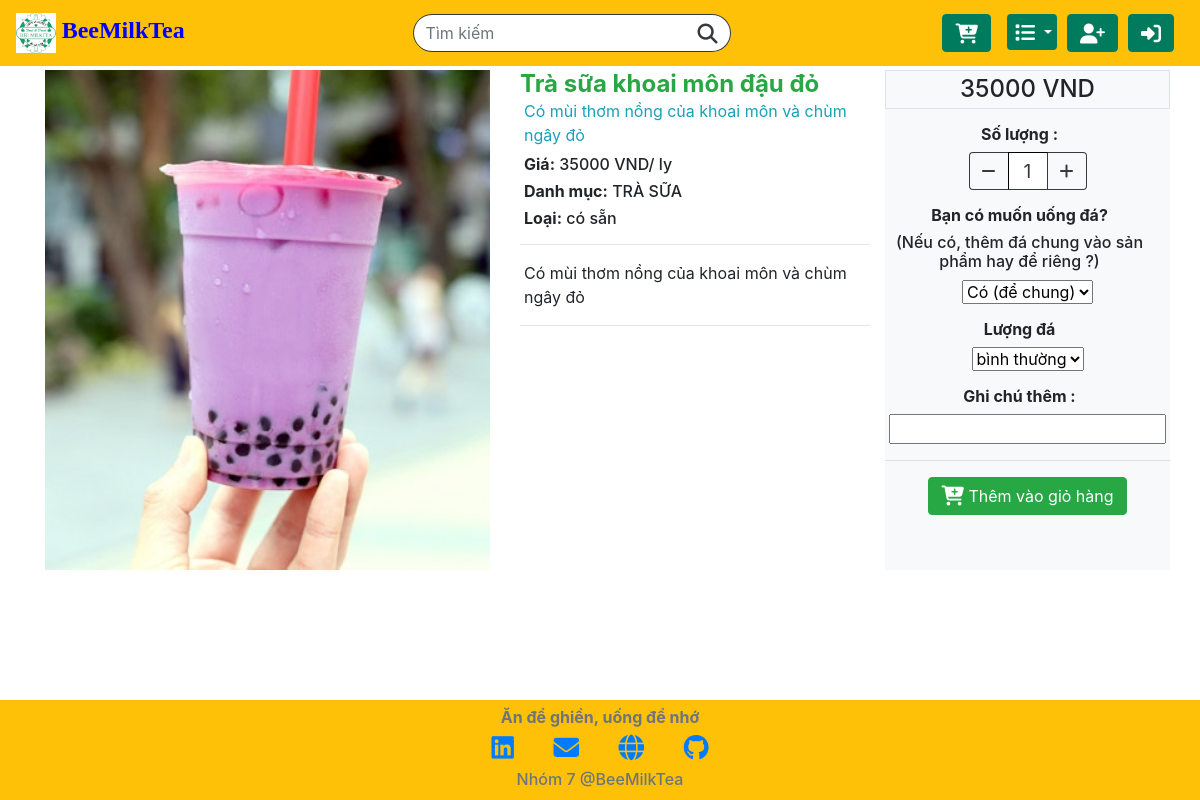
Screenshot of /item/4 with the database file from the repository.
### orders/models.py (models this page shows, shortened)
class Product(models.Model):
    name = models.CharField(max_length=64)
    category = models.CharField(max_length=32, choices=CATEGORIES, default='TRÀ SỮA')
    price = models.IntegerField(default=50000)
    unit = models.CharField(max_length=10, default='1 ly')
    availability = models.CharField(max_length=32, choices=AVAILABILITIES, default='có sẵn')
    quantity = models.IntegerField()
    description_short = models.CharField(max_length=64, default='có sẵn')
    description_long = models.TextField(default='có sẵn')
    image = models.ImageField(verbose_name="Product Image", upload_to="orders/static/orders/images/", default=None, blank=True)
    image_filename = models.CharField(max_length=256, default="image.jpg")

### orders/views.py (the view)
# urls.py: path("item/<int:item_id>", views.item_view, name="itemview"),
def item_view(request, item_id):
    try:
        data = Product.objects.get(pk=item_id)
    except ObjectDoesNotExist:
        return HttpResponseRedirect(reverse("index"))
    data.image_filename = image_filename(data.image)
    JSONdata = {
        "id": item_id,
        "name": data.name,
        "category": data.category,
        "unit": data.unit,
        "price": float(data.price)
    }
    JSONdata = json.dumps(JSONdata)
    context = {
        "item": data,
        "JSONdata": JSONdata
    }
    return render(request, "orders/product.html", context)

### orders/views.py (called while the page is built)
def image_filename(image):
    path = image.url
    head, tail = ntpath.split(path)
    return tail

### orders/templates/orders/product.html (shortened to what this page needs)
{% extends "orders/base.html" %}
{% block script %}
{% load static %}
{% endblock %}
{% block main %}
<div class="container pb-5 mt-5">
  <div class="row equal">
    <div class="col-md-5 d-flex d-flex align-items-center justify-content-center" style="overflow:hidden">
      <div class="product-image w-100">
        {% with "orders/images/"|add:item.image_filename as path %}
        {% load static %}
        <img src="{% static path %}" class="img-product" alt="beemilktea">
        {% endwith %}
      </div>
    </div>
    <div class="col-md-4">
      <h4 class="mb-3 d-inline text-success"><b>{{ item.name }} </b></h4>
      <p class="text-info pl-1 mb-2">{{ item.description_short }}</p>
      <h6 class="pl-1 price_basic" data-price='{{ item.price }}'><b>Giá:</b> {{ item.price }} VND/ {{ item.unit }}</h6>
      <h6 class="pl-1"><b>Danh mục:</b> {{ item.category }}</h6>
      <h6 class="pl-1"><b>Loại:</b> {{ item.availability }}</h6>
      <hr>
      <p class="pl-1">{{ item.description_long }}</p>
      <hr>
    </div>
    <div class="col-md-3 bg-light m-0 p-0 customer-needs">
      <div class="w-100 border">
        <h4 class="m-1 text-center" id="item_QPrice">{{ item.price }} VND</h4>
      </div>
      <div class="p-3 text-center">
        <h6 class="pr-3"><b>Số lượng :</b></h6>
        <div class="d-flex justify-content-center">
          <button id="minus" class="quantity_left btn btn-outline-dark"><i class="fas fa-minus"></i></button>
          <input id="quantity" class="quantity_middle btn-outline-dark" type="number" value="1" min=1>
          <button id="plus" class="quantity_right btn btn-outline-dark"><i class="fas fa-plus"></i></button>
        </div>
      </div>
      <div class="ice pb-3 text-center">
        <h6 class="pr-3"><b>Bạn có muốn uống đá?</b></h6>
        <h6 class="pr-3">(Nếu có, thêm đá chung vào sản phẩm hay để riêng ?)</h6>
        <select class="selectpicker ice-type" data-style="btn-info" data-width="150px">
          <option value="sản phẩm để chung với đá" selected="selected">Có (để chung)</option>
        </select>
      </div>
      <div class="with-ice pb-3 text-center">
        <h6 class="pr-3"><b>Lượng đá</b></h6>
        <select class="selectpicker ice-amount" data-style="btn-info" data-width="150px">
          <option value="đá bình thường" selected>bình thường</option>
        </select>
      </div>
      <div class="ice text-center">
        <h6 class="pr-3"><b>Ghi chú thêm :</b></h6>
        <div class="mr-1 ml-1">
          <input class="w-100 needs-other" type="text" name="needs-other">
        </div>
      </div>
      <hr>
      <div class=" btn-add-to-cart text-center">
        <button type="button" name="button-cart" id="add-to-cart" class="btn btn-success"><i class="fas fa-cart-plus fa-lg"></i> Thêm vào giỏ hàng</a></button>
      </div>
    </div>
  </div>
</div>
{% endblock %}

### static/orders/css/styles.css (style rules this page uses)
html { min-height: 100%; position: relative; }
body { margin-bottom: 100px; margin-top: 70px; }
input[type=number] { text-align: center; }
.quantity_left { border-right: none; border-radius: 4px 0px 0px 4px; }
.quantity_right { border-left: none; border-radius: 0px 4px 4px 0px; }
.quantity_middle { width: 40px; font-size: 1.2em; border-width: 1px; }
.img-product { width: 100%; height: 500px; object-fit: cover; }

### rows the page displays
Product: name "Trà sữa khoai môn đậu đỏ", description_short "Có mùi thơm nồng của khoai môn và chùm ngây đỏ", price "35000", unit "ly", category "TRÀ SỮA", availability "có sẵn", description_long "Có mùi thơm nồng của khoai môn và chùm ngây đỏ"
